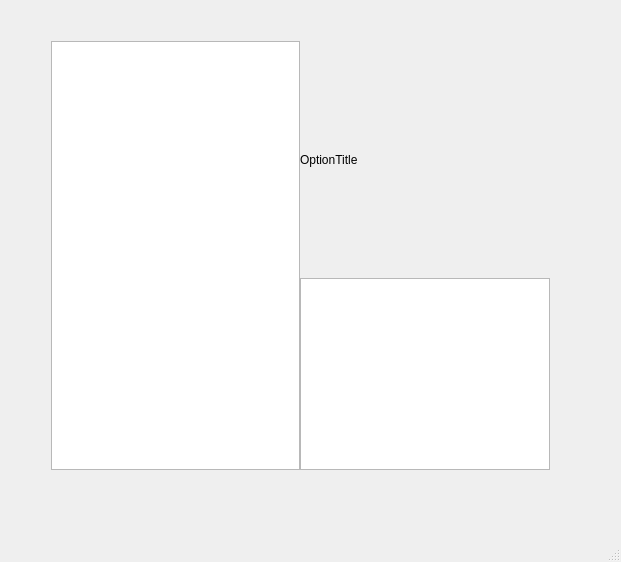
<?xml version="1.0" encoding="UTF-8"?>
<ui version="4.0">
 <class>XMLSettingsEditorWrapper</class>
 <widget class="QMainWindow" name="XMLSettingsEditorWrapper">
  <property name="geometry">
   <rect>
    <x>0</x>
    <y>0</y>
    <width>621</width>
    <height>562</height>
   </rect>
  </property>
  <property name="sizePolicy">
   <sizepolicy hsizetype="Maximum" vsizetype="Maximum">
    <horstretch>0</horstretch>
    <verstretch>0</verstretch>
   </sizepolicy>
  </property>
  <property name="windowTitle">
   <string>XMLSettingsEditorWrapper</string>
  </property>
  <widget class="QWidget" name="centralWidget">
   <property name="sizePolicy">
    <sizepolicy hsizetype="Maximum" vsizetype="Maximum">
     <horstretch>0</horstretch>
     <verstretch>0</verstretch>
    </sizepolicy>
   </property>
   <property name="cursor">
    <cursorShape>ArrowCursor</cursorShape>
   </property>
   <widget class="QWidget" name="gridLayoutWidget">
    <property name="geometry">
     <rect>
      <x>40</x>
      <y>30</y>
      <width>521</width>
      <height>451</height>
     </rect>
    </property>
    <layout class="QGridLayout" name="gridLayout" rowstretch="2,0,0" columnstretch="0,0,0,0,0">
     <property name="sizeConstraint">
      <enum>QLayout::SetMinimumSize</enum>
     </property>
     <property name="spacing">
      <number>0</number>
     </property>
     <item row="0" column="0" rowspan="3">
      <widget class="QTreeView" name="treeView">
       <property name="sizePolicy">
        <sizepolicy hsizetype="Expanding" vsizetype="Expanding">
         <horstretch>0</horstretch>
         <verstretch>0</verstretch>
        </sizepolicy>
       </property>
       <property name="indentation">
        <number>10</number>
       </property>
       <property name="sortingEnabled">
        <bool>false</bool>
       </property>
       <property name="allColumnsShowFocus">
        <bool>true</bool>
       </property>
      </widget>
     </item>
     <item row="0" column="3">
      <widget class="QLabel" name="OptionTitle">
       <property name="sizePolicy">
        <sizepolicy hsizetype="Preferred" vsizetype="Minimum">
         <horstretch>0</horstretch>
         <verstretch>0</verstretch>
        </sizepolicy>
       </property>
       <property name="minimumSize">
        <size>
         <width>0</width>
         <height>30</height>
        </size>
       </property>
       <property name="text">
        <string>OptionTitle</string>
       </property>
      </widget>
     </item>
     <item row="1" column="3">
      <widget class="QPlainTextEdit" name="OptionDescription"/>
     </item>
     <item row="2" column="3">
      <layout class="QFormLayout" name="formLayout"/>
     </item>
    </layout>
   </widget>
  </widget>
  <widget class="QMenuBar" name="menuBar">
   <property name="geometry">
    <rect>
     <x>0</x>
     <y>0</y>
     <width>621</width>
     <height>25</height>
    </rect>
   </property>
  </widget>
  <widget class="QStatusBar" name="statusBar"/>
 </widget>
 <layoutdefault spacing="6" margin="11"/>
 <resources/>
 <connections/>
</ui>
